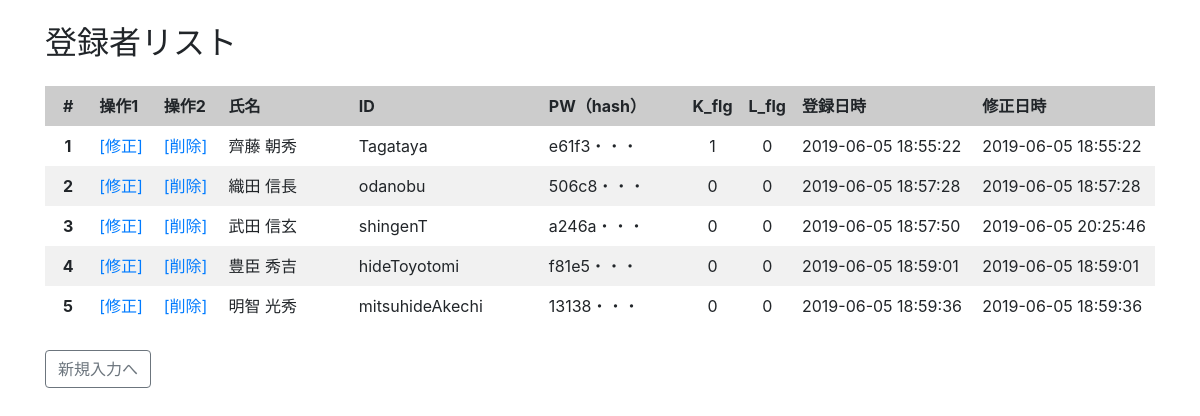
/select_user.php, run on the app's committed database.
### tables this page shows
CREATE TABLE `gs_user_table` (
  `id` int(12) NOT NULL,
  `name` varchar(64) NOT NULL,
  `lid` varchar(128) NOT NULL,
  `lpw` varchar(256) NOT NULL,
  `kanri_flg` int(1) NOT NULL,
  `life_flg` int(1) NOT NULL,
  `created` datetime NOT NULL DEFAULT CURRENT_TIMESTAMP,
  `updated` datetime NOT NULL DEFAULT CURRENT_TIMESTAMP ON UPDATE CURRENT_TIMESTAMP
);

### select_user.php (the view, shortened to what this page needs)
<?php
$pdo = db_con();
$stmt = $pdo->prepare("SELECT * FROM gs_user_table");
$status = $stmt->execute();
$list = "";
$nbr = 1;
if ($status == false) {
    sqlError($stmt);
} else {
    while ($result = $stmt->fetch(PDO::FETCH_ASSOC)) {
      if($nbr % 2 == 0){
        $list .= '<tr bgcolor="#f1f1f1"><th width="50px" class="text-center">'.($nbr).'</th>';
      }else{
        $list .= '<tr><th width="50px" class="text-center">'.($nbr).'</th>';
      }
      $list .= '<td width="70px">';
      $list .= '<a href="amend_user.php?id='.$result["id"].'">';
      $list .= "[修正]";
      $list .= '</a>';
      $list .= '</td>';
      $list .= '<td width="70px">';
      $list .= '<a href="confirm_delete_user.php?id='.$result["id"].'">';
      $list .= "[削除]";
      $list .= '</a>';
      $list .= '</td>';
      $list .= '<td width="150px">'.$result["name"].'</td>';
      $list .= '<td width="200px">'.$result["lid"].'</td>';
      $list .= '<td width="150px">'.substr($result["lpw"],0,5).'・・・</td>';
      $list .= '<td width="50px" class="text-center">'.$result["kanri_flg"].'</td>';
      $list .= '<td width="50px" class="text-center">'.$result["life_flg"].'</td>';
      $list .= '<td width="200px">'.$result["created"].'</td>';
      $list .= '<td width="200px">'.$result["updated"].'</td></tr>';
      $nbr++ ;
    }
}
?>
<!DOCTYPE html>
<html lang="ja">
<head>
<link rel="stylesheet" href="https://stackpath.bootstrapcdn.com/bootstrap/4.3.1/css/bootstrap.min.css">
</head>
<body id="main">
<div class="container">
  <h2 class="mt-4 mb-4">登録者リスト</h2>
<table cellpadding="8">
<tr bgcolor="#cccccc"><th class="text-center">#</th><th>操作1</th><th>操作2</th><th>氏名</th><th>ID</th><th>PW（hash）</th><th>K_flg</th><th>L_flg</th><th>登録日時</th><th>修正日時</th></tr>
<?=$list?>
</table>
<br>
<input type="button" onclick="location.href='index_user.php'" value="新規入力へ" class="btn btn-outline-secondary">
</div>
</body>
</html>

### data on the page
gs_user_table: value "[修正] [削除]", name "齊藤 朝秀", lid "Tagataya", lpw "e61f3", kanri_flg "1", life_flg "0", created "2019-06-05 18:55:22", updated "2019-06-05 18:55:22"
gs_user_table: value "[修正] [削除]", name "織田 信長", lid "odanobu", lpw "506c8", kanri_flg "0", life_flg "0", created "2019-06-05 18:57:28", updated "2019-06-05 18:57:28"
gs_user_table: value "[修正] [削除]", name "武田 信玄", lid "shingenT", lpw "a246a", kanri_flg "0", life_flg "0", created "2019-06-05 18:57:50", updated "2019-06-05 20:25:46"
gs_user_table: value "[修正] [削除]", name "豊臣 秀吉", lid "hideToyotomi", lpw "f81e5", kanri_flg "0", life_flg "0", created "2019-06-05 18:59:01", updated "2019-06-05 18:59:01"
gs_user_table: value "[修正] [削除]", name "明智 光秀", lid "mitsuhideAkechi", lpw "13138", kanri_flg "0", life_flg "0", created "2019-06-05 18:59:36", updated "2019-06-05 18:59:36"
